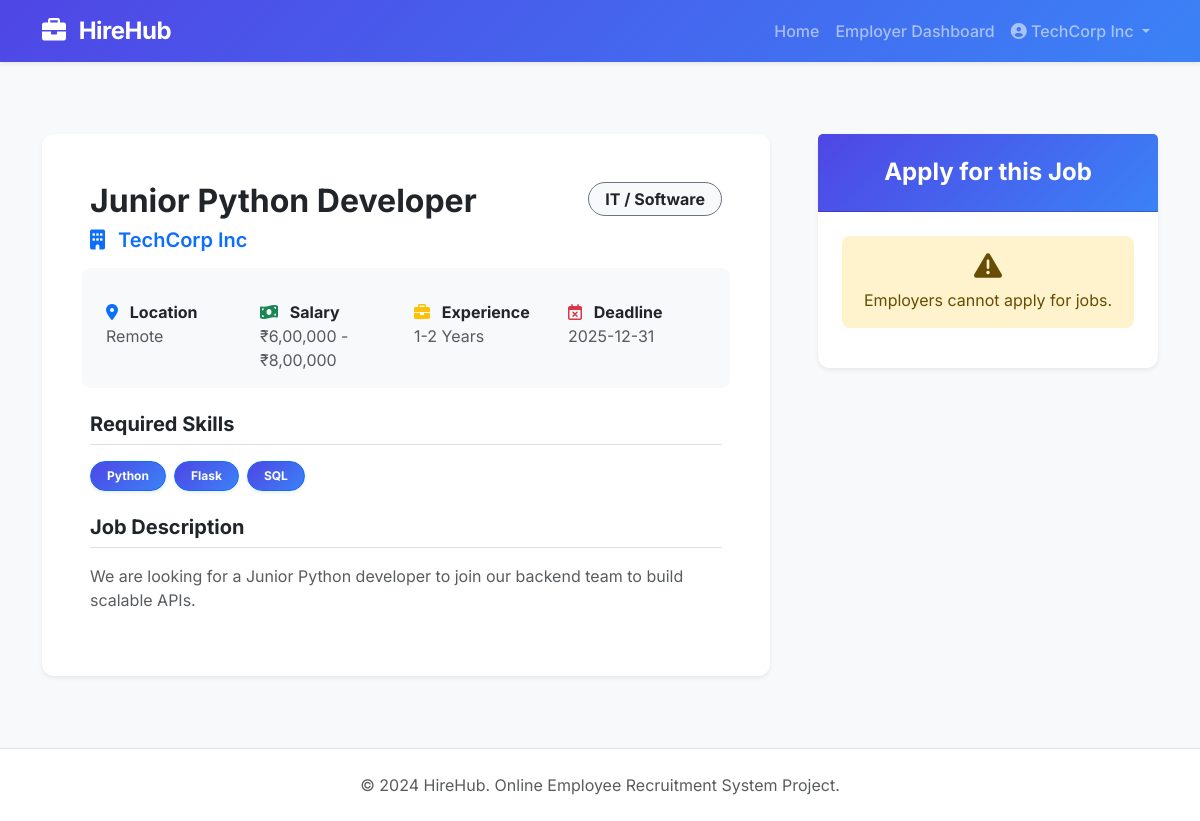
/job/1 (signed in), run on the app's committed database.
### tables this page shows
CREATE TABLE jobs (
    id INTEGER PRIMARY KEY AUTOINCREMENT,
    title TEXT NOT NULL,
    company TEXT NOT NULL,
    category TEXT NOT NULL,
    skills TEXT NOT NULL,
    experience TEXT NOT NULL,
    salary TEXT NOT NULL,
    location TEXT NOT NULL,
    description TEXT NOT NULL,
    last_date TEXT NOT NULL,
    employer_id INTEGER NOT NULL,
    FOREIGN KEY(employer_id) REFERENCES users(id)
);

### app.py (the view, shortened to what this page needs)
@app.route('/job/<int:job_id>', methods=['GET', 'POST'])
@login_required
def job_details(job_id):
    conn = get_db_connection()
    job = conn.execute('SELECT * FROM jobs WHERE id = ?', (job_id,)).fetchone()
    if not job:
        conn.close()
        flash("Job not found.", "danger")
        return redirect(url_for('index'))
    conn.close()
    return render_template('seeker/job_details.html', job=job)

### app.py (called while the page is built)
def login_required(f):
    from functools import wraps
    @wraps(f)
    def decorated_function(*args, **kwargs):
        if 'user_id' not in session:
            flash("Please log in first.", "warning")
            return redirect(url_for('login'))
        return f(*args, **kwargs)
    return decorated_function

### database.py (called while the page is built)
def get_db_connection():
    conn = sqlite3.connect(DATABASE)
    conn.row_factory = sqlite3.Row
    return conn

### templates/seeker/job_details.html (shortened to what this page needs)
{% extends 'base.html' %}
{% block content %}
<div class="container py-5">
    <div class="row g-5">
        <div class="col-lg-8">
            <div class="card shadow-sm border-0 mb-4">
                <div class="card-body p-4 p-md-5">
                    <div class="d-flex justify-content-between align-items-start mb-4">
                        <div>
                            <h2 class="fw-bold mb-2">{{ job.title }}</h2>
                            <h5 class="text-primary fw-semibold"><i class="fa-solid fa-building me-2"></i> {{ job.company }}</h5>
                        </div>
                        <span class="badge bg-light text-dark border border-secondary px-3 py-2 rounded-pill fs-6">{{ job.category }}</span>
                    </div>
                    <div class="row g-3 mb-4 bg-light rounded-3 p-3 text-muted">
                        <div class="col-sm-6 col-md-3">
                            <strong class="d-block text-dark"><i class="fa-solid fa-location-dot me-2 text-primary"></i> Location</strong>
                            {{ job.location }}
                        </div>
                        <div class="col-sm-6 col-md-3">
                            <strong class="d-block text-dark"><i class="fa-solid fa-money-bill-wave me-2 text-success"></i> Salary</strong>
                            {{ job.salary }}
                        </div>
                        <div class="col-sm-6 col-md-3">
                            <strong class="d-block text-dark"><i class="fa-solid fa-briefcase me-2 text-warning"></i> Experience</strong>
                            {{ job.experience }}
                        </div>
                        <div class="col-sm-6 col-md-3">
                            <strong class="d-block text-dark"><i class="fa-regular fa-calendar-xmark me-2 text-danger"></i> Deadline</strong>
                            {{ job.last_date }}
                        </div>
                    </div>
                    <div class="mb-4">
                        <h5 class="fw-bold border-bottom pb-2 mb-3">Required Skills</h5>
                        <div class="d-flex flex-wrap gap-2">
                            {% for skill in job.skills.split(',') %}
                                <span class="badge bg-primary text-white border border-primary px-3 py-2 rounded-pill shadow-sm">{{ skill.strip() }}</span>
                            {% endfor %}
                        </div>
                    </div>
                    <div>
                        <h5 class="fw-bold border-bottom pb-2 mb-3">Job Description</h5>
                        <p class="text-muted" style="white-space: pre-line;">{{ job.description }}</p>
                    </div>
                </div>
            </div>
        </div>
        <div class="col-lg-4">
            <div class="card shadow-sm border-0 sticky-top" style="top: 20px;">
                <div class="card-header bg-primary text-white text-center py-4">
                    <h4 class="mb-0 fw-bold">Apply for this Job</h4>
                </div>
                <div class="card-body p-4">
                    {% if session.get('role') == 'seeker' %}
                        <form method="POST" enctype="multipart/form-data">
                            <div class="mb-4">
                                <label class="form-label fw-semibold">Upload Resume</label>
                                <div class="input-group">
                                    <input type="file" class="form-control" name="resume" accept=".pdf,.doc,.docx" required>
                                </div>
                                <div class="form-text text-muted mt-2"><i class="fa-solid fa-circle-info me-1"></i> Accepted formats: PDF, DOC, DOCX (Max 16MB)</div>
                            </div>
                            <button type="submit" class="btn btn-primary w-100 btn-lg fw-bold shadow-sm">Submit Application</button>
                        </form>
                    {% elif session.get('role') == 'employer' %}
                        <div class="alert alert-warning text-center">
                            <i class="fa-solid fa-triangle-exclamation mb-2 fs-3 d-block"></i>
                            Employers cannot apply for jobs.
                        </div>
                    {% else %}
                        <div class="text-center">
                            <p class="text-muted mb-3">You must be logged in as a Job Seeker to apply.</p>
                            <a href="{{ url_for('login') }}" class="btn btn-outline-primary fw-bold w-100 mb-2">Login</a>
                            <a href="{{ url_for('register') }}" class="btn btn-primary fw-bold w-100">Register</a>
                        </div>
                    {% endif %}
                </div>
            </div>
        </div>
    </div>
</div>
{% endblock %}

### templates/base.html (shortened to what this page needs)
<!DOCTYPE html>
<html lang="en">
<head>
    <link href="https://cdn.jsdelivr.net/npm/bootstrap@5.3.0/dist/css/bootstrap.min.css" rel="stylesheet">
    <link rel="stylesheet" href="https://cdnjs.cloudflare.com/ajax/libs/font-awesome/6.0.0/css/all.min.css">
    <link rel="stylesheet" href="{{ url_for('static', filename='css/style.css') }}">
</head>
<body class="d-flex flex-column min-vh-100 bg-light">
    <nav class="navbar navbar-expand-lg navbar-dark bg-primary shadow-sm glass-nav">
        <div class="container">
            <a class="navbar-brand fw-bold" href="{{ url_for('index') }}">
                <i class="fa-solid fa-briefcase me-2"></i> HireHub
            </a>
            <div class="collapse navbar-collapse" id="navbarNav">
                <ul class="navbar-nav ms-auto font-weight-500">
                    <li class="nav-item">
                        <a class="nav-link" href="{{ url_for('index') }}">Home</a>
                    </li>
                    {% if session.get('user_id') %}
                        {% if session.get('role') == 'employer' %}
                            <li class="nav-item"><a class="nav-link" href="#">Employer Dashboard</a></li>
                        {% else %}
                            <li class="nav-item"><a class="nav-link" href="#">Job Seeker Dashboard</a></li>
                        {% endif %}
                        <li class="nav-item dropdown">
                            <a class="nav-link dropdown-toggle" href="#" id="navbarDropdown" role="button" data-bs-toggle="dropdown">
                                <i class="fa-solid fa-user-circle"></i> {{ session.get('name') }}
                            </a>
                        </li>
                    {% endif %}
                </ul>
            </div>
        </div>
    </nav>
    <main class="flex-grow-1">
        {% block content %}{% endblock %}
    </main>
    <footer class="bg-white py-4 mt-auto border-top">
        <div class="container text-center">
            <p class="mb-0 text-muted">&copy; 2024 HireHub. Online Employee Recruitment System Project.</p>
        </div>
    </footer>
</body>
</html>

### static/css/style.css (style rules this page uses)
:root { --primary-color: #4F46E5; --primary-hover: #4338CA; --secondary-color: #10B981; --dark-color: #111827; --light-color: #F9FAFB; }
body { font-family: 'Inter', sans-serif; background-color: #f3f4f6; color: var(--dark-color); }
.bg-primary { background: linear-gradient(135deg, var(--primary-color), #3B82F6) !important; }
.glass-nav { backdrop-filter: blur(10px); -webkit-backdrop-filter: blur(10px); }
.navbar-brand { font-size: 1.5rem; letter-spacing: -0.5px; }
.nav-link { font-weight: 500; transition: color 0.2s ease; }
.card { border: none; border-radius: 12px; box-shadow: 0 4px 6px -1px rgba(0, 0, 0, 0.05), 0 2px 4px -1px rgba(0, 0, 0, 0.03); transition: transform 0.2s ease, box-shadow 0.2s ease; }
.alert { border-radius: 8px; border: none; }

### data on the page
jobs: get "TechCorp Inc", title "Junior Python Developer", company "TechCorp Inc", category "IT / Software", location "Remote", salary "₹6,00,000 - ₹8,00,000", experience "1-2 Years", last_date "2025-12-31", description "We are looking for a Junior Python developer to join our backend team to build scalable APIs."

### other printed values
{{ skill.strip() }} "Python" "Flask" "SQL"
